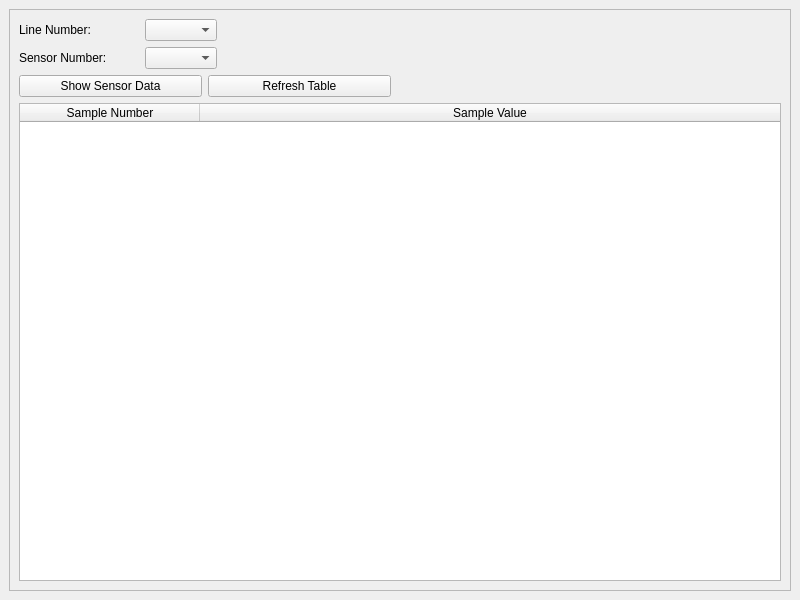
<?xml version="1.0" encoding="UTF-8"?>
<ui version="4.0">
 <class>MainWindow</class>
 <widget class="QMainWindow" name="MainWindow">
  <property name="geometry">
   <rect>
    <x>0</x>
    <y>0</y>
    <width>800</width>
    <height>600</height>
   </rect>
  </property>
  <property name="windowTitle">
   <string>MainWindow</string>
  </property>
  <widget class="QWidget" name="centralwidget">
   <layout class="QVBoxLayout" name="verticalLayout">
    <item>
     <widget class="QScrollArea" name="scrollArea">
      <property name="widgetResizable">
       <bool>true</bool>
      </property>
      <property name="alignment">
       <set>Qt::AlignLeading|Qt::AlignLeft|Qt::AlignTop</set>
      </property>
      <widget class="QWidget" name="scrollAreaWidgetContents">
       <property name="geometry">
        <rect>
         <x>0</x>
         <y>0</y>
         <width>780</width>
         <height>580</height>
        </rect>
       </property>
       <property name="sizePolicy">
        <sizepolicy hsizetype="Preferred" vsizetype="MinimumExpanding">
         <horstretch>0</horstretch>
         <verstretch>0</verstretch>
        </sizepolicy>
       </property>
       <layout class="QVBoxLayout" name="verticalLayout_2">
        <item>
         <layout class="QHBoxLayout" name="row0">
          <property name="sizeConstraint">
           <enum>QLayout::SetFixedSize</enum>
          </property>
          <item>
           <widget class="QLabel" name="line_number_label">
            <property name="sizePolicy">
             <sizepolicy hsizetype="Fixed" vsizetype="Fixed">
              <horstretch>0</horstretch>
              <verstretch>0</verstretch>
             </sizepolicy>
            </property>
            <property name="minimumSize">
             <size>
              <width>120</width>
              <height>0</height>
             </size>
            </property>
            <property name="text">
             <string>Line Number:</string>
            </property>
           </widget>
          </item>
          <item>
           <widget class="QComboBox" name="line_number_combobox"/>
          </item>
          <item>
           <spacer name="row0_spacer">
            <property name="orientation">
             <enum>Qt::Horizontal</enum>
            </property>
            <property name="sizeType">
             <enum>QSizePolicy::MinimumExpanding</enum>
            </property>
            <property name="sizeHint" stdset="0">
             <size>
              <width>40</width>
              <height>14</height>
             </size>
            </property>
           </spacer>
          </item>
         </layout>
        </item>
        <item>
         <layout class="QHBoxLayout" name="horizontalLayout">
          <item>
           <widget class="QLabel" name="sensor_number_label">
            <property name="sizePolicy">
             <sizepolicy hsizetype="Fixed" vsizetype="Preferred">
              <horstretch>0</horstretch>
              <verstretch>0</verstretch>
             </sizepolicy>
            </property>
            <property name="minimumSize">
             <size>
              <width>120</width>
              <height>0</height>
             </size>
            </property>
            <property name="text">
             <string>Sensor Number: </string>
            </property>
           </widget>
          </item>
          <item>
           <widget class="QComboBox" name="sensor_number_combobox"/>
          </item>
          <item>
           <spacer name="row1_spacer">
            <property name="orientation">
             <enum>Qt::Horizontal</enum>
            </property>
            <property name="sizeHint" stdset="0">
             <size>
              <width>40</width>
              <height>20</height>
             </size>
            </property>
           </spacer>
          </item>
         </layout>
        </item>
        <item>
         <layout class="QHBoxLayout" name="submit_refresh_layout">
          <property name="sizeConstraint">
           <enum>QLayout::SetDefaultConstraint</enum>
          </property>
          <item>
           <widget class="QPushButton" name="show_sample_button">
            <property name="sizePolicy">
             <sizepolicy hsizetype="Fixed" vsizetype="Fixed">
              <horstretch>0</horstretch>
              <verstretch>0</verstretch>
             </sizepolicy>
            </property>
            <property name="minimumSize">
             <size>
              <width>183</width>
              <height>0</height>
             </size>
            </property>
            <property name="text">
             <string>Show Sensor Data</string>
            </property>
           </widget>
          </item>
          <item>
           <widget class="QPushButton" name="refresh_data_button">
            <property name="sizePolicy">
             <sizepolicy hsizetype="Fixed" vsizetype="Fixed">
              <horstretch>0</horstretch>
              <verstretch>0</verstretch>
             </sizepolicy>
            </property>
            <property name="minimumSize">
             <size>
              <width>183</width>
              <height>0</height>
             </size>
            </property>
            <property name="text">
             <string>Refresh Table</string>
            </property>
           </widget>
          </item>
          <item>
           <spacer name="horizontalSpacer">
            <property name="orientation">
             <enum>Qt::Horizontal</enum>
            </property>
            <property name="sizeHint" stdset="0">
             <size>
              <width>40</width>
              <height>20</height>
             </size>
            </property>
           </spacer>
          </item>
         </layout>
        </item>
        <item>
         <widget class="QTableWidget" name="sensor_data_list">
          <property name="alternatingRowColors">
           <bool>true</bool>
          </property>
          <attribute name="horizontalHeaderMinimumSectionSize">
           <number>180</number>
          </attribute>
          <attribute name="horizontalHeaderDefaultSectionSize">
           <number>180</number>
          </attribute>
          <attribute name="horizontalHeaderStretchLastSection">
           <bool>true</bool>
          </attribute>
          <column>
           <property name="text">
            <string>Sample Number</string>
           </property>
          </column>
          <column>
           <property name="text">
            <string>Sample Value</string>
           </property>
          </column>
         </widget>
        </item>
       </layout>
      </widget>
     </widget>
    </item>
   </layout>
  </widget>
 </widget>
 <resources/>
 <connections/>
</ui>
